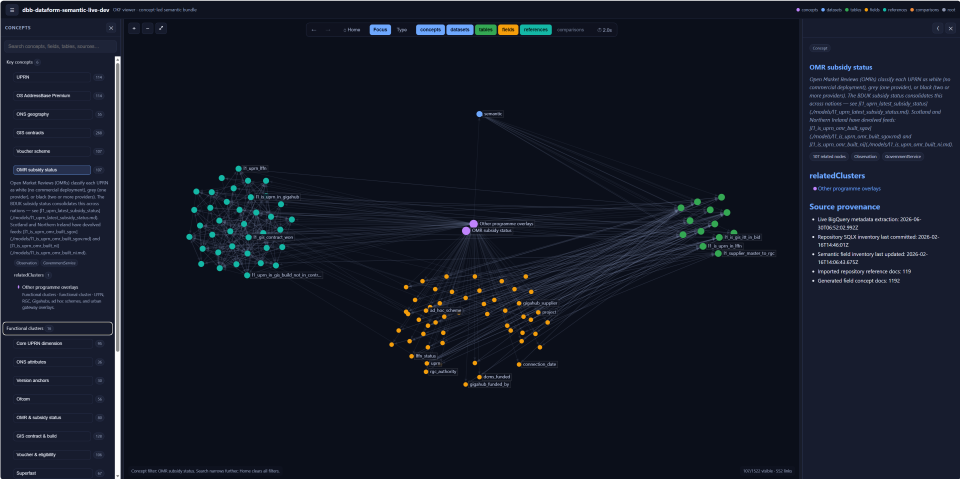
#> input picture sources/BDUK-OMR-object-types.png, 1920 x 958 px (shown at 1/2 size)
$ python -i qa_full_corpus_render.py   (imports and definitions only)
#> lines starting #> are read from the running program, lines starting #| are printed output that depends on the picture; after the words box and inside, x2 and y2 are one past the last pixel; in counts of white or black regions, pixels touching at a corner belong together
#!/usr/bin/env python3
"""Check rendered full-corpus pages and build visual contact sheets."""

from __future__ import annotations

import argparse
import json
import re
from collections import Counter
from pathlib import Path
from typing import Any

from PIL import Image, ImageChops, ImageDraw, ImageOps


PAGE_PATTERN = re.compile(r"page-(\d+)\.png")
WHITE = Image.new("L", (1, 1), 255)


# [14 lines left out: functions parse_args, page_number, not called in this run]


def analyse_page(path: Path) -> dict[str, Any]:
#> called with path = '../../sources/BDUK-OMR-object-types.png'
    with Image.open(path) as source:
#> source is the input picture: PIL image 1920x958 RGBA; mean R, G, B, A 20.3, 25.3, 38.3, 255
        image = ImageOps.grayscale(source)
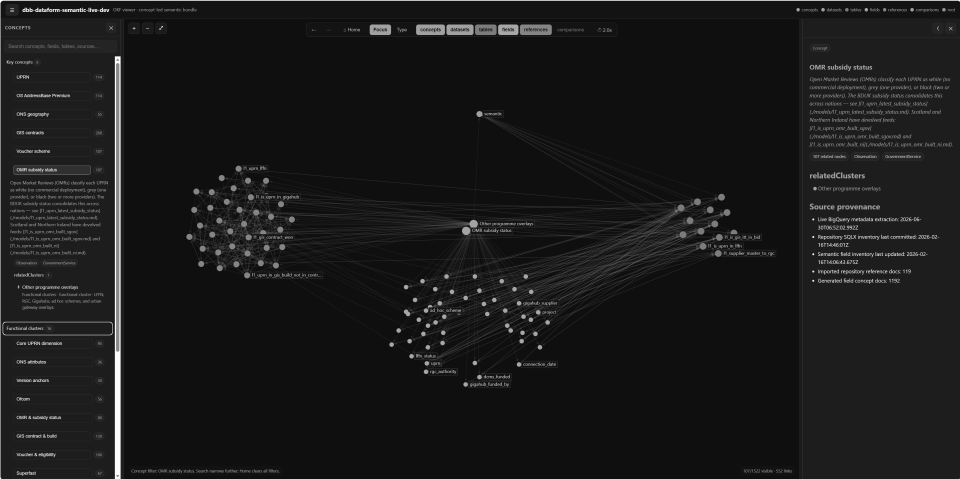
#> image: PIL image 1920x958 L (shown at 1/2 size); min 15, max 255, mean 25.3
        width, height = image.size
#> width = 1920; height = 958
        white = WHITE.resize(image.size)
#> white: PIL image 1920x958 L; every value is 255
        difference = ImageChops.difference(image, white)
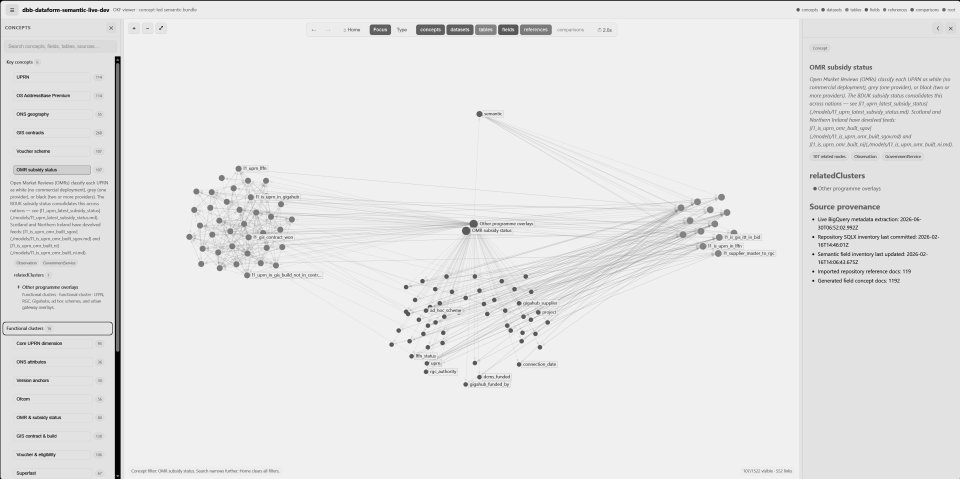
#> difference: PIL image 1920x958 L (shown at 1/2 size); min 0, max 240, mean 229.7
        content_mask = difference.point(lambda value: 255 if value >= 18 else 0)
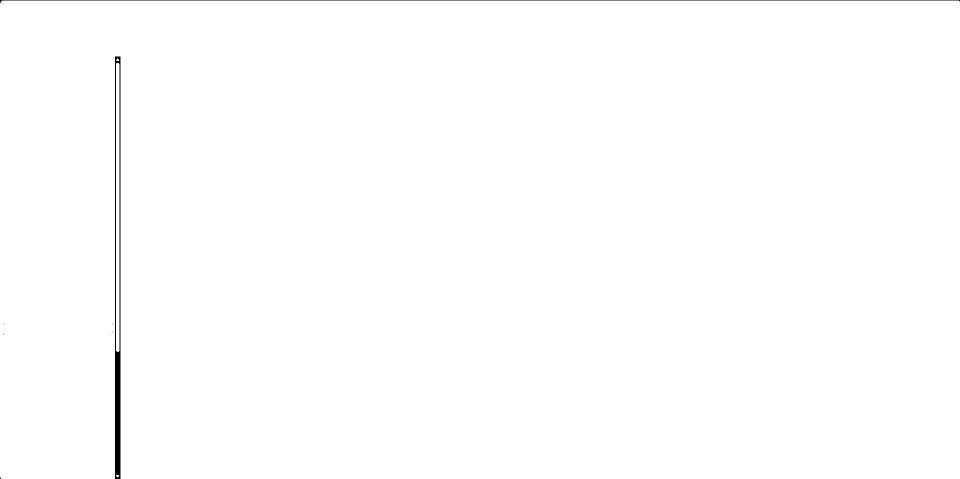
#> content_mask: PIL image 1920x958 L (shown at 1/2 size); 99.6% white; 9 black regions (7 under 20 px), largest, box (x1, y1, x2, y2) and area: (230, 113, 241, 958) 5216, (0, 0, 1920, 7) 1935
        bounding_box = content_mask.getbbox()
#> bounding_box = (0, 1, 1920, 958)
        histogram = content_mask.histogram()
#> histogram = 256 values, max 1832198 at index 255, min 0 at index 1, mean 7185
    if bounding_box is None:
        raise ValueError(f"Rendered page is blank: {path}")
    left, top, right, bottom = bounding_box
#> left = 0; top = 1; right = 1920; bottom = 958
    if min(left, top, width - right, height - bottom) < 3:
#> (the run stopped early here; a loop or call above may not have finished)

$ run again, on sources/Identity+authorisation-narrative.png
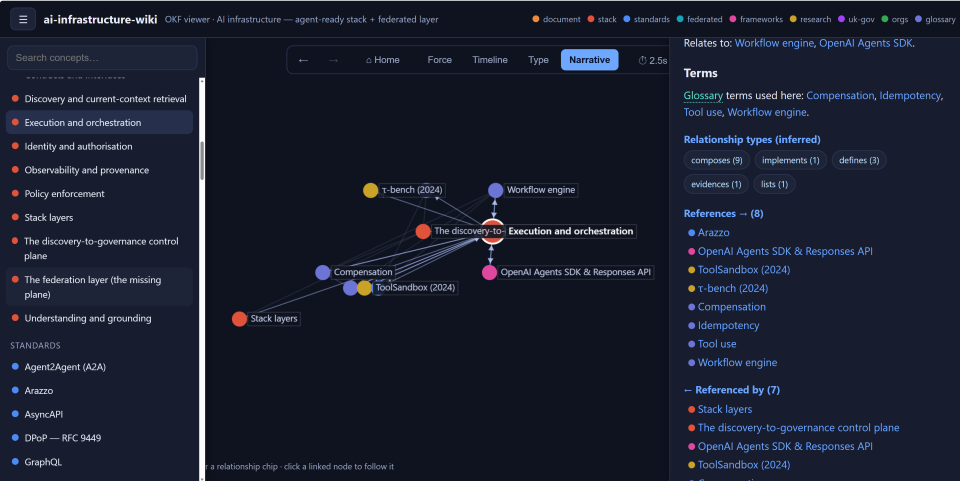
#> input picture sources/Identity+authorisation-narrative.png, 1920 x 962 px (shown at 1/2 size)
#> in analyse_page, source is the input picture: PIL image 1920x962 RGBA; mean R, G, B, A 26.1, 31, 47.5, 255
#> white: PIL image 1920x962 L; every value is 255
#> in analyse_page, `difference = ImageChops.difference(image, white)`:
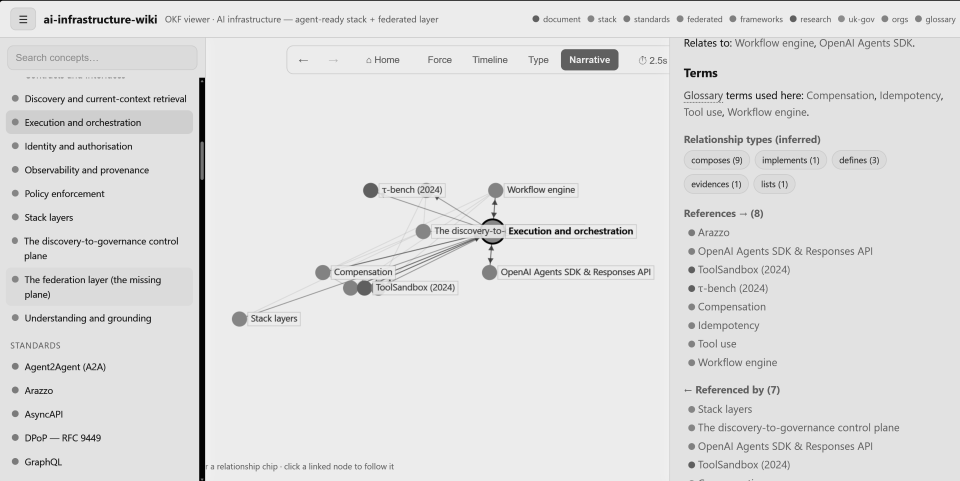
#> difference: PIL image 1920x962 L (shown at 1/2 size); min 0, max 239, mean 223.6
#> in analyse_page, `content_mask = difference.point(lambda value: 255 if value >= 18 else 0)`:
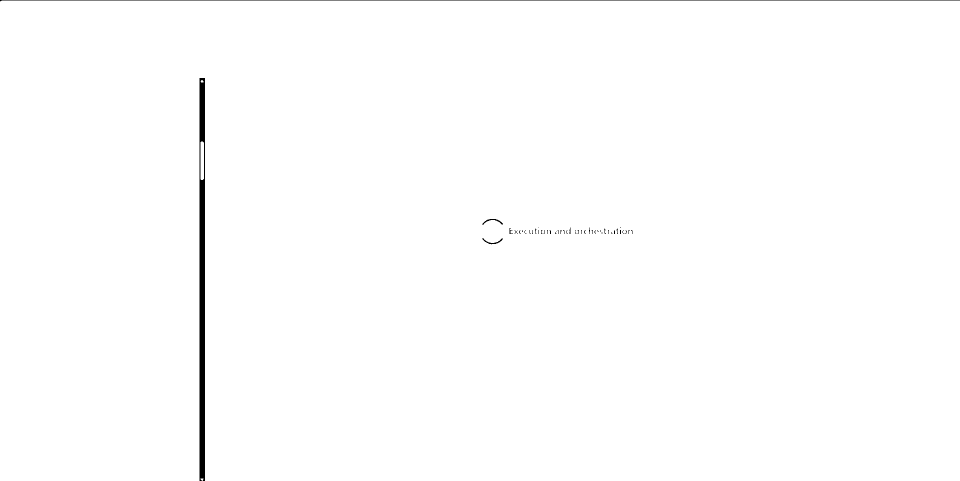
#> content_mask: PIL image 1920x962 L (shown at 1/2 size); 99.4% white; 47 black regions (41 under 20 px), largest, box (x1, y1, x2, y2) and area: (399, 156, 410, 962) 8293, (0, 0, 1920, 3) 1924, (964, 438, 1006, 449) 115, (964, 477, 1006, 489) 113, (1019, 456, 1026, 468) 31, (1139, 455, 1141, 468) 21
#> bounding_box = (0, 1, 1920, 962)
#> histogram = 256 values, max 1836165 at index 255, min 0 at index 1, mean 7215
#> left = 0; top = 1; right = 1920; bottom = 962
